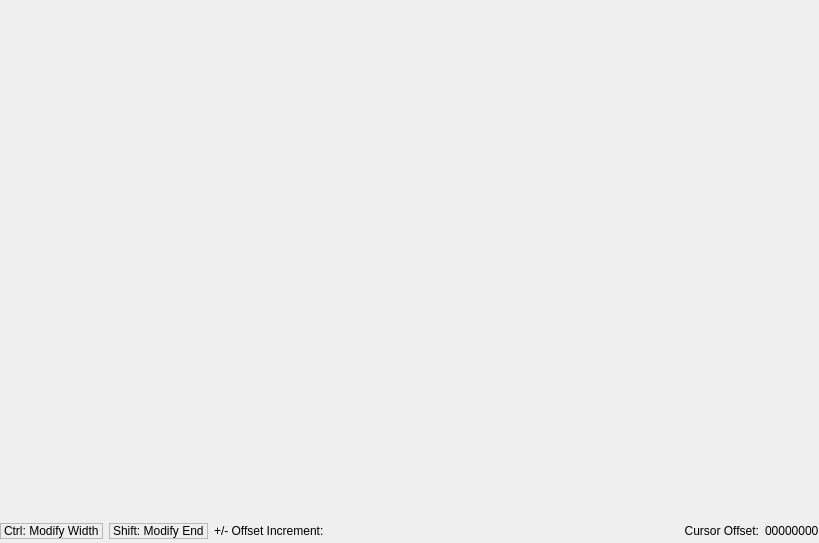
<?xml version="1.0" encoding="UTF-8"?>
<ui version="4.0">
 <class>BinaryViewPage</class>
 <widget class="QWidget" name="BinaryViewPage">
  <property name="geometry">
   <rect>
    <x>0</x>
    <y>0</y>
    <width>819</width>
    <height>543</height>
   </rect>
  </property>
  <property name="windowTitle">
   <string>Form</string>
  </property>
  <layout class="QVBoxLayout" name="verticalLayout" stretch="0,1,0">
   <property name="margin">
    <number>0</number>
   </property>
   <item>
    <widget class="DisplayModeWidget" name="displayModeWidget" native="true"/>
   </item>
   <item>
    <widget class="BinaryMap" name="binaryMap" native="true"/>
   </item>
   <item>
    <layout class="QHBoxLayout" name="horizontalLayout_2" stretch="0,0,1,0,0">
     <property name="bottomMargin">
      <number>4</number>
     </property>
     <item>
      <widget class="QLabel" name="lblCtrl">
       <property name="frameShape">
        <enum>QFrame::StyledPanel</enum>
       </property>
       <property name="frameShadow">
        <enum>QFrame::Plain</enum>
       </property>
       <property name="text">
        <string>Ctrl: Modify Width</string>
       </property>
      </widget>
     </item>
     <item>
      <widget class="QLabel" name="lblShift">
       <property name="frameShape">
        <enum>QFrame::StyledPanel</enum>
       </property>
       <property name="frameShadow">
        <enum>QFrame::Plain</enum>
       </property>
       <property name="text">
        <string>Shift: Modify End</string>
       </property>
      </widget>
     </item>
     <item>
      <layout class="QHBoxLayout" name="horizontalLayout" stretch="0,0">
       <item>
        <widget class="QLabel" name="lblIncrement">
         <property name="frameShape">
          <enum>QFrame::NoFrame</enum>
         </property>
         <property name="frameShadow">
          <enum>QFrame::Plain</enum>
         </property>
         <property name="text">
          <string>+/- Offset Increment:</string>
         </property>
        </widget>
       </item>
       <item>
        <widget class="SpinBoxBaseSelector" name="sbStep" native="true"/>
       </item>
      </layout>
     </item>
     <item>
      <widget class="QLabel" name="label">
       <property name="text">
        <string>Cursor Offset:</string>
       </property>
       <property name="alignment">
        <set>Qt::AlignRight|Qt::AlignTrailing|Qt::AlignVCenter</set>
       </property>
      </widget>
     </item>
     <item>
      <widget class="QLabel" name="lblCursorOffset">
       <property name="text">
        <string>00000000</string>
       </property>
      </widget>
     </item>
    </layout>
   </item>
  </layout>
 </widget>
 <customwidgets>
  <customwidget>
   <class>BinaryMap</class>
   <extends>QWidget</extends>
   <header>binarymapwidget/binarymap.h</header>
   <container>1</container>
  </customwidget>
  <customwidget>
   <class>DisplayModeWidget</class>
   <extends>QWidget</extends>
   <header>views/hexview/binaryviewpage/displaymodewidget.h</header>
   <container>1</container>
  </customwidget>
  <customwidget>
   <class>SpinBoxBaseSelector</class>
   <extends>QWidget</extends>
   <header>spinboxbaseselector/spinboxbaseselector.h</header>
   <container>1</container>
  </customwidget>
 </customwidgets>
 <resources/>
 <connections/>
</ui>
